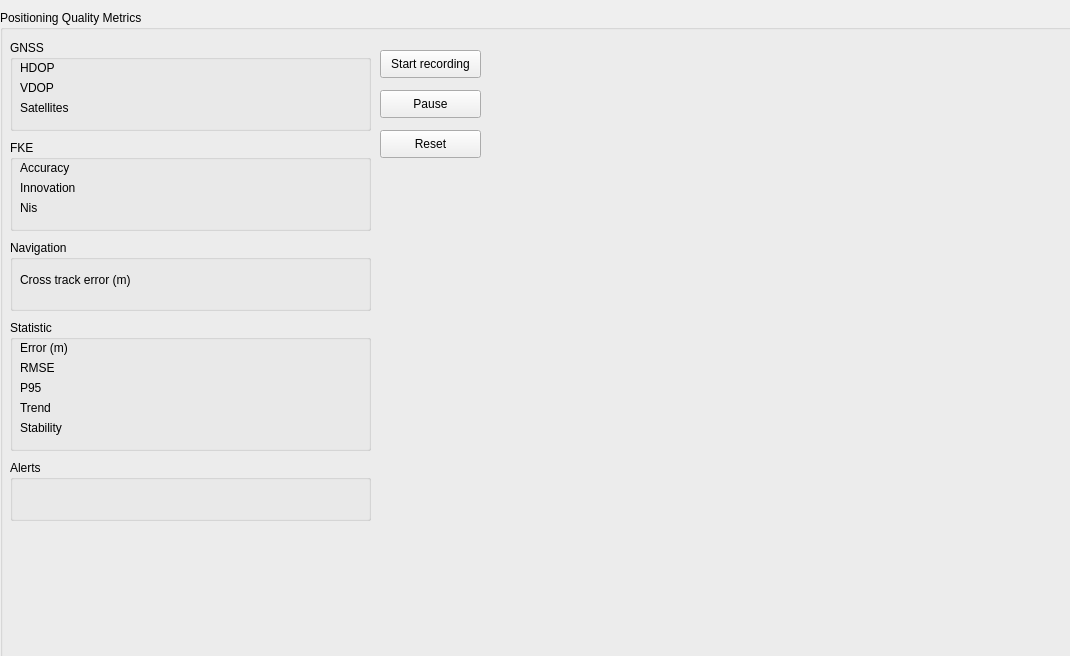
          <widget class="QWidget" name="scrollAreaWidgetContents_4">
           <property name="geometry">
            <rect>
             <x>0</x>
             <y>0</y>
             <width>1070</width>
             <height>656</height>
            </rect>
           </property>
           <widget class="QGroupBox" name="groupBox_2">
            <property name="geometry">
             <rect>
              <x>0</x>
              <y>10</y>
              <width>1094</width>
              <height>693</height>
             </rect>
            </property>
            <property name="acceptDrops">
             <bool>false</bool>
            </property>
            <property name="title">
             <string>Positioning Quality Metrics</string>
            </property>
            <widget class="QGroupBox" name="groupBox_3">
             <property name="geometry">
              <rect>
               <x>10</x>
               <y>30</y>
               <width>361</width>
               <height>91</height>
              </rect>
             </property>
             <property name="title">
              <string>GNSS</string>
             </property>
             <widget class="QWidget" name="verticalLayoutWidget">
              <property name="geometry">
               <rect>
                <x>140</x>
                <y>20</y>
                <width>201</width>
                <height>64</height>
               </rect>
              </property>
              <layout class="QVBoxLayout" name="verticalLayout_3">
               <property name="sizeConstraint">
                <enum>QLayout::SetDefaultConstraint</enum>
               </property>
               <item>
                <widget class="QLabel" name="lbl_qa_gnss_hdop">
                 <property name="text">
                  <string/>
                 </property>
                </widget>
               </item>
               <item>
                <widget class="QLabel" name="lbl_qa_gnss_vdop">
                 <property name="text">
                  <string/>
                 </property>
                </widget>
               </item>
               <item>
                <widget class="QLabel" name="lbl_qa_gnss_sats">
                 <property name="text">
                  <string/>
                 </property>
                </widget>
               </item>
              </layout>
             </widget>
             <widget class="QLabel" name="label_47">
              <property name="geometry">
               <rect>
                <x>10</x>
                <y>60</y>
                <width>55</width>
                <height>16</height>
               </rect>
              </property>
              <property name="text">
               <string>Satellites</string>
              </property>
             </widget>
             <widget class="QLabel" name="label_14">
              <property name="geometry">
               <rect>
                <x>10</x>
                <y>20</y>
                <width>55</width>
                <height>16</height>
               </rect>
              </property>
              <property name="text">
               <string>HDOP</string>
              </property>
             </widget>
             <widget class="QLabel" name="label_50">
              <property name="geometry">
               <rect>
                <x>10</x>
                <y>40</y>
                <width>55</width>
                <height>16</height>
               </rect>
              </property>
              <property name="text">
               <string>VDOP</string>
              </property>
             </widget>
            </widget>
            <widget class="QGroupBox" name="groupBox_4">
             <property name="geometry">
              <rect>
               <x>10</x>
               <y>130</y>
               <width>361</width>
               <height>91</height>
              </rect>
             </property>
             <property name="title">
              <string>FKE</string>
             </property>
             <widget class="QWidget" name="verticalLayoutWidget_2">
              <property name="geometry">
               <rect>
                <x>140</x>
                <y>20</y>
                <width>201</width>
                <height>64</height>
               </rect>
              </property>
              <layout class="QVBoxLayout" name="verticalLayout_4">
               <item>
                <widget class="QLabel" name="lbl_qa_gnss_acc">
                 <property name="text">
                  <string/>
                 </property>
                </widget>
               </item>
               <item>
                <widget class="QLabel" name="lbl_qa_ekf_inov">
                 <property name="text">
                  <string/>
                 </property>
                </widget>
               </item>
               <item>
                <widget class="QLabel" name="lbl_qa_ekf_nis">
                 <property name="text">
                  <string/>
                 </property>
                </widget>
               </item>
              </layout>
             </widget>
             <widget class="QLabel" name="label_39">
              <property name="geometry">
               <rect>
                <x>10</x>
                <y>40</y>
                <width>71</width>
                <height>16</height>
               </rect>
              </property>
              <property name="text">
               <string>Innovation</string>
              </property>
             </widget>
             <widget class="QLabel" name="label_41">
              <property name="geometry">
               <rect>
                <x>10</x>
                <y>60</y>
                <width>55</width>
                <height>16</height>
               </rect>
              </property>
              <property name="text">
               <string>Nis</string>
              </property>
             </widget>
             <widget class="QLabel" name="label_40">
              <property name="geometry">
               <rect>
                <x>10</x>
                <y>20</y>
                <width>55</width>
                <height>16</height>
               </rect>
              </property>
              <property name="text">
               <string>Accuracy</string>
              </property>
             </widget>
            </widget>
            <widget class="QGroupBox" name="groupBox_5">
             <property name="geometry">
              <rect>
               <x>10</x>
               <y>230</y>
               <width>361</width>
               <height>71</height>
              </rect>
             </property>
             <property name="title">
              <string>Navigation</string>
             </property>
             <widget class="QWidget" name="verticalLayoutWidget_3">
              <property name="geometry">
               <rect>
                <x>140</x>
                <y>20</y>
                <width>201</width>
                <height>41</height>
               </rect>
              </property>
              <layout class="QVBoxLayout" name="verticalLayout_5">
               <item>
                <widget class="QLabel" name="lbl_qa_nav_xte">
                 <property name="text">
                  <string/>
                 </property>
                </widget>
               </item>
              </layout>
             </widget>
             <widget class="QLabel" name="label_42">
              <property name="geometry">
               <rect>
                <x>10</x>
                <y>30</y>
                <width>131</width>
                <height>20</height>
               </rect>
              </property>
              <property name="text">
               <string>Cross track error (m)</string>
              </property>
             </widget>
            </widget>
            <widget class="QGroupBox" name="groupBox_6">
             <property name="geometry">
              <rect>
               <x>10</x>
               <y>310</y>
               <width>361</width>
               <height>131</height>
              </rect>
             </property>
             <property name="title">
              <string>Statistic</string>
             </property>
             <widget class="QWidget" name="verticalLayoutWidget_4">
              <property name="geometry">
               <rect>
                <x>140</x>
                <y>20</y>
                <width>201</width>
                <height>110</height>
               </rect>
              </property>
              <layout class="QVBoxLayout" name="verticalLayout_6">
               <item>
                <widget class="QLabel" name="lbl_qa_est_erro">
                 <property name="text">
                  <string/>
                 </property>
                </widget>
               </item>
               <item>
                <widget class="QLabel" name="lbl_qa_est_rmse">
                 <property name="text">
                  <string/>
                 </property>
                </widget>
               </item>
               <item>
                <widget class="QLabel" name="lbl_qa_est_p95">
                 <property name="text">
                  <string/>
                 </property>
                </widget>
               </item>
               <item>
                <widget class="QLabel" name="lbl_qa_est_trend">
                 <property name="text">
                  <string/>
                 </property>
                </widget>
               </item>
               <item>
                <widget class="QLabel" name="lbl_qa_est_stability">
                 <property name="text">
                  <string/>
                 </property>
                </widget>
               </item>
              </layout>
             </widget>
             <widget class="QLabel" name="label_43">
              <property name="geometry">
               <rect>
                <x>10</x>
                <y>80</y>
                <width>71</width>
                <height>16</height>
               </rect>
              </property>
              <property name="text">
               <string>Trend</string>
              </property>
             </widget>
             <widget class="QLabel" name="label_44">
              <property name="geometry">
               <rect>
                <x>10</x>
                <y>60</y>
                <width>55</width>
                <height>16</height>
               </rect>
              </property>
              <property name="text">
               <string>P95</string>
              </property>
             </widget>
             <widget class="QLabel" name="label_45">
              <property name="geometry">
               <rect>
                <x>10</x>
                <y>40</y>
                <width>55</width>
                <height>16</height>
               </rect>
              </property>
              <property name="text">
               <string>RMSE</string>
              </property>
             </widget>
             <widget class="QLabel" name="label_46">
              <property name="geometry">
               <rect>
                <x>10</x>
                <y>20</y>
                <width>71</width>
                <height>16</height>
               </rect>
              </property>
              <property name="text">
               <string>Error (m)</string>
              </property>
             </widget>
             <widget class="QLabel" name="label_48">
              <property name="geometry">
               <rect>
                <x>10</x>
                <y>100</y>
                <width>81</width>
                <height>16</height>
               </rect>
              </property>
              <property name="text">
               <string>Stability</string>
              </property>
             </widget>
            </widget>
            <widget class="QPushButton" name="btn_reset_qa">
             <property name="geometry">
              <rect>
               <x>380</x>
               <y>120</y>
               <width>101</width>
               <height>28</height>
              </rect>
             </property>
             <property name="sizePolicy">
              <sizepolicy hsizetype="Preferred" vsizetype="Preferred">
               <horstretch>0</horstretch>
               <verstretch>0</verstretch>
              </sizepolicy>
             </property>
             <property name="text">
              <string>Reset</string>
             </property>
            </widget>
            <widget class="QPushButton" name="btn_export_qa">
             <property name="geometry">
              <rect>
               <x>380</x>
               <y>40</y>
               <width>101</width>
               <height>28</height>
              </rect>
             </property>
             <property name="sizePolicy">
              <sizepolicy hsizetype="Preferred" vsizetype="Preferred">
               <horstretch>0</horstretch>
               <verstretch>0</verstretch>
              </sizepolicy>
             </property>
             <property name="text">
              <string>Start recording</string>
             </property>
            </widget>
            <widget class="QPushButton" name="btn_pause_qa">
             <property name="geometry">
              <rect>
               <x>380</x>
               <y>80</y>
               <width>101</width>
               <height>28</height>
              </rect>
             </property>
             <property name="sizePolicy">
              <sizepolicy hsizetype="Preferred" vsizetype="Preferred">
               <horstretch>0</horstretch>
               <verstretch>0</verstretch>
              </sizepolicy>
             </property>
             <property name="text">
              <string>Pause</string>
             </property>
            </widget>
            <widget class="QGroupBox" name="groupBox_7">
             <property name="geometry">
              <rect>
               <x>10</x>
               <y>450</y>
               <width>361</width>
               <height>61</height>
              </rect>
             </property>
             <property name="title">
              <string>Alerts</string>
             </property>
             <widget class="QWidget" name="verticalLayoutWidget_5">
              <property name="geometry">
               <rect>
                <x>140</x>
                <y>20</y>
                <width>201</width>
                <height>31</height>
               </rect>
              </property>
              <layout class="QVBoxLayout" name="verticalLayout_7">
               <item>
                <widget class="QLabel" name="lbl_qa_alertas">
                 <property name="text">
                  <string/>
                 </property>
                </widget>
               </item>
              </layout>
             </widget>
            </widget>
           </widget>
          </widget>
